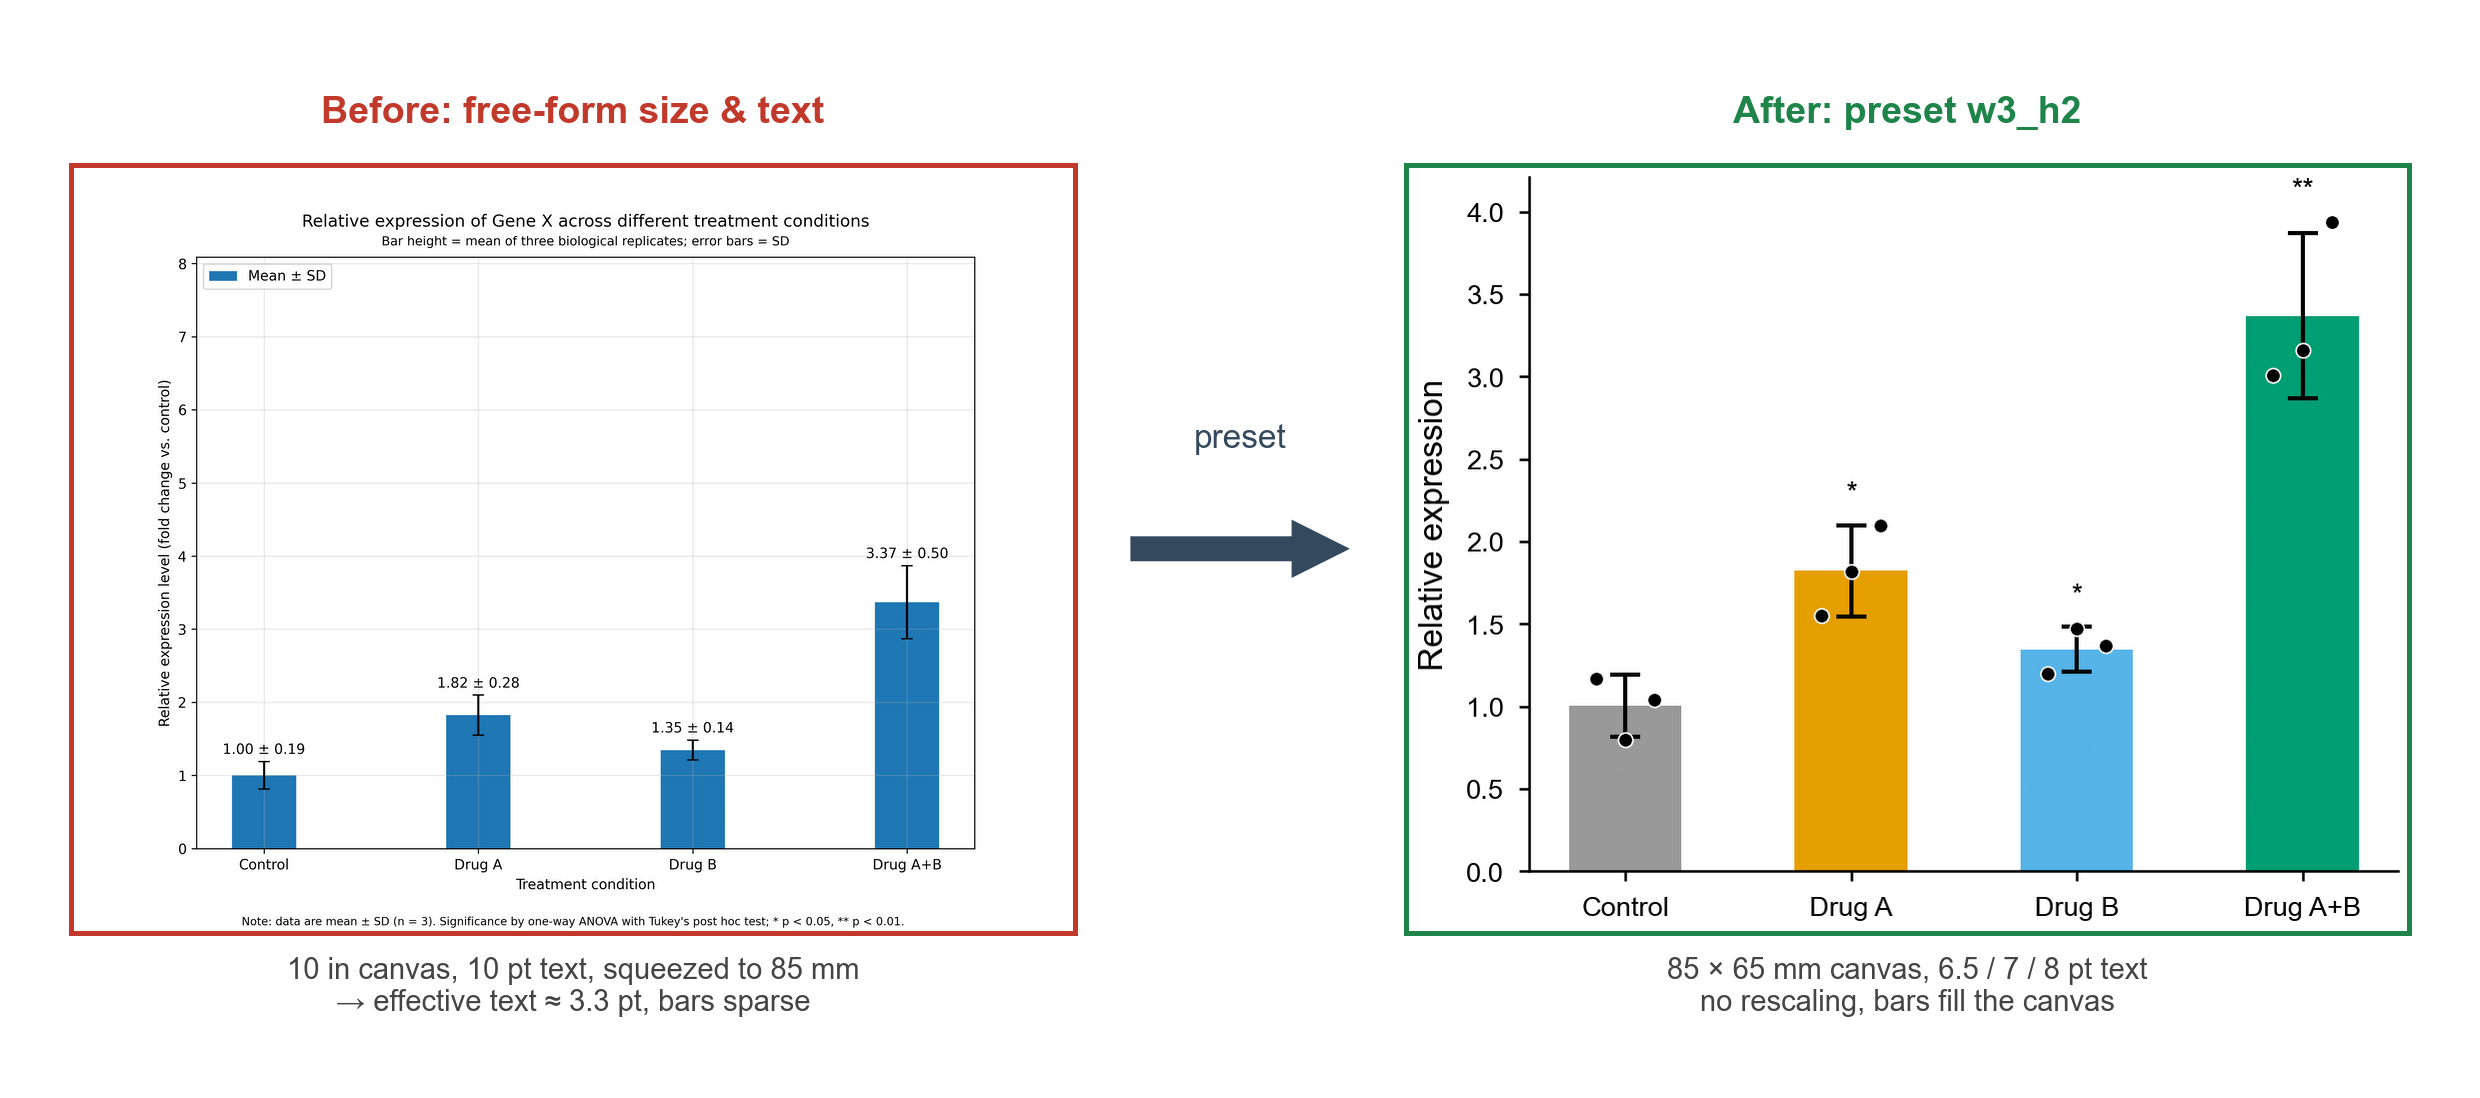

Source code (Python):
"""Before/after demo: free-form AI sizing vs. the wN_hM figure presets (bar chart)."""

import io
import sys
from pathlib import Path

import matplotlib as mpl
import matplotlib.pyplot as plt
import numpy as np
from matplotlib.patches import FancyArrowPatch, Rectangle

sys.path.insert(0, str(Path(__file__).resolve().parents[1] / "template" / "scripts"))
from plot_style import SUBPANEL_VERSIONS, apply_plot_style, mm_to_inch  # noqa: E402

PRESET = "w3_h2"  # 85 x 65 mm
W_MM, H_MM = (v * 25.4 for v in SUBPANEL_VERSIONS[PRESET])
groups = ["Control", "Drug A", "Drug B", "Drug A+B"]
reps = np.array([[1.17, 0.80, 1.04], [1.55, 1.82, 2.10], [1.20, 1.47, 1.37], [3.01, 3.16, 3.94]])  # 3 replicates per group
mean, sd = reps.mean(1), reps.std(1, ddof=1)


def to_img(fig):
    buf = io.BytesIO()
    fig.savefig(buf, format="png", dpi=300, transparent=False, facecolor="white")
    plt.close(fig)
    buf.seek(0)
    return plt.imread(buf)


# --- Before: typical AI default -- big canvas, default 10 pt text, thin bars, wordy ---
mpl.rcdefaults()
big_w = 10  # inches; later squeezed into the 85 mm slot
fig, ax = plt.subplots(figsize=(big_w, big_w * H_MM / W_MM))
ax.bar(groups, mean, width=0.3, yerr=sd, capsize=4, color="C0", label="Mean ± SD")
for i, (m, s) in enumerate(zip(mean, sd)):
    ax.text(i, m + s + 0.1, f"{m:.2f} ± {s:.2f}", ha="center")
ax.set_ylim(0, mean.max() * 2.4)
ax.set_xlabel("Treatment condition")
ax.set_ylabel("Relative expression level (fold change vs. control)")
ax.set_title("Relative expression of Gene X across different treatment conditions", fontsize=12, pad=22)
ax.text(0.5, 1.02, "Bar height = mean of three biological replicates; error bars = SD", transform=ax.transAxes, ha="center", fontsize=9)
ax.grid(alpha=.3)
ax.legend(loc="upper left")
fig.text(0.5, 0.01, "Note: data are mean ± SD (n = 3). Significance by one-way ANOVA with Tukey's post hoc test; "
         "* p < 0.05, ** p < 0.01.", ha="center", fontsize=8)
before = to_img(fig)

# --- After: preset canvas + mandatory font sizes ---
apply_plot_style()
fig, ax = plt.subplots(figsize=SUBPANEL_VERSIONS[PRESET], layout="constrained")
colors = ["#999999", "#E69F00", "#56B4E9", "#009E73"]
ax.bar(groups, mean, width=0.5, color=colors, yerr=sd, capsize=3.5,
       error_kw={"lw": 1.0, "capthick": 1.0})
for i, r in enumerate(reps):
    ax.scatter(i + np.linspace(-.13, .13, 3), r, s=12, color="k", ec="white", lw=0.4, zorder=3)
for i, star in [(1, "*"), (2, "*"), (3, "**")]:
    ax.text(i, max(mean[i] + sd[i], reps[i].max()) + .1, star, ha="center", va="bottom")
ax.set_ylim(0, mean.max() * 1.25)
ax.set_ylabel("Relative expression")
ax.spines[["top", "right"]].set_visible(False)
after = to_img(fig)

# --- Composite: both panels shown at the same physical size (85 x 65 mm) ---
M, GAP, HEAD, FOOT = 6, 28, 12, 14  # mm
CW, CH = 2 * M + 2 * W_MM + GAP, HEAD + H_MM + FOOT + 2
comp = plt.figure(figsize=(mm_to_inch(CW), mm_to_inch(CH)), facecolor="white", layout="none")


def box(x_mm, img, head, foot, color):
    ax = comp.add_axes([x_mm / CW, FOOT / CH, W_MM / CW, H_MM / CH])
    ax.imshow(img, interpolation="lanczos", aspect="auto")
    ax.set_xticks([]); ax.set_yticks([])
    ax.add_patch(Rectangle((0, 0), 1, 1, transform=ax.transAxes, fill=False, ec=color, lw=1.2, clip_on=False))
    for s in ax.spines.values():
        s.set_visible(False)
    cx = (x_mm + W_MM / 2) / CW
    comp.text(cx, (FOOT + H_MM + 3) / CH, head, ha="center", va="bottom", fontsize=9, fontweight="bold", color=color)
    comp.text(cx, (FOOT - 2) / CH, foot, ha="center", va="top", fontsize=7, color="#444444")


box(M, before, "Before: free-form size & text", f"10 in canvas, 10 pt text, squeezed to {W_MM:.0f} mm\n→ effective text ≈ {10 * W_MM / 254:.1f} pt, bars sparse", "#C0392B")
box(M + W_MM + GAP, after, f"After: preset {PRESET}", f"{W_MM:.0f} × {H_MM:.0f} mm canvas, 6.5 / 7 / 8 pt text\nno rescaling, bars fill the canvas", "#1E8449")

ay = (FOOT + H_MM / 2) / CH
comp.add_artist(FancyArrowPatch(((M + W_MM + 4) / CW, ay), ((M + W_MM + GAP - 4) / CW, ay), transform=comp.transFigure,
                                arrowstyle="simple,head_width=14,head_length=14,tail_width=6", color="#34495E", lw=0))
comp.text((M + W_MM + GAP / 2) / CW, ay + 8 / CH, "preset", ha="center", va="bottom", fontsize=8, color="#34495E")
comp.savefig(Path(__file__).with_name("figure_presets_demo.png"), dpi=300, transparent=False, facecolor="white")
print("ok", CW, CH)
